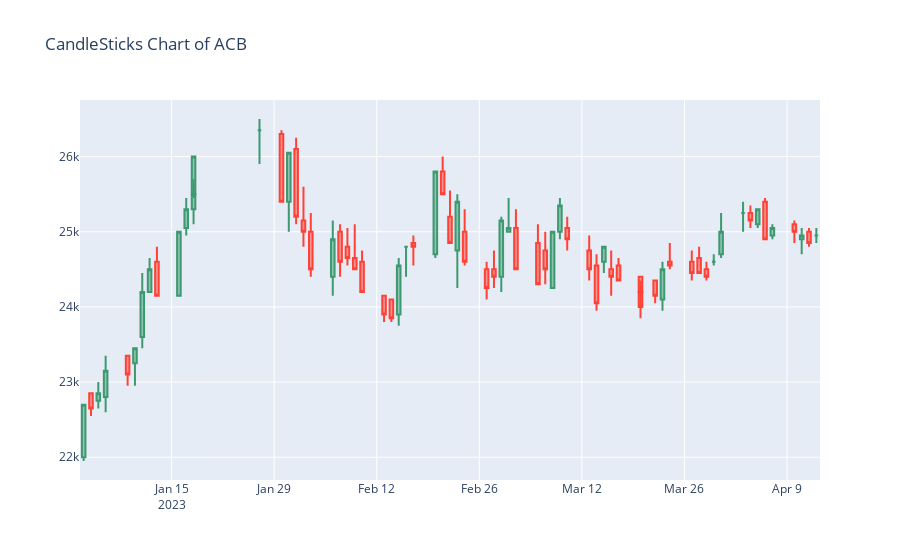

Notebook code cell kept with this figure:
### Code cell
import plotly.graph_objects as go
code_company = name[0]
company_data = df2[df2['StockCode'] == code_company]
fig = go.Figure(data = [go.Candlestick(x = company_data.Day_Trading
                                     ,open = company_data.Opening_Price, high = company_data.Highest_Price,
                                     low = company_data.Lowest_Price, close = company_data.Closing_Price)])
fig.update_layout(xaxis_rangeslider_visible=False,title = 'CandleSticks Chart of {} '.format(code_company))
fig.show()
